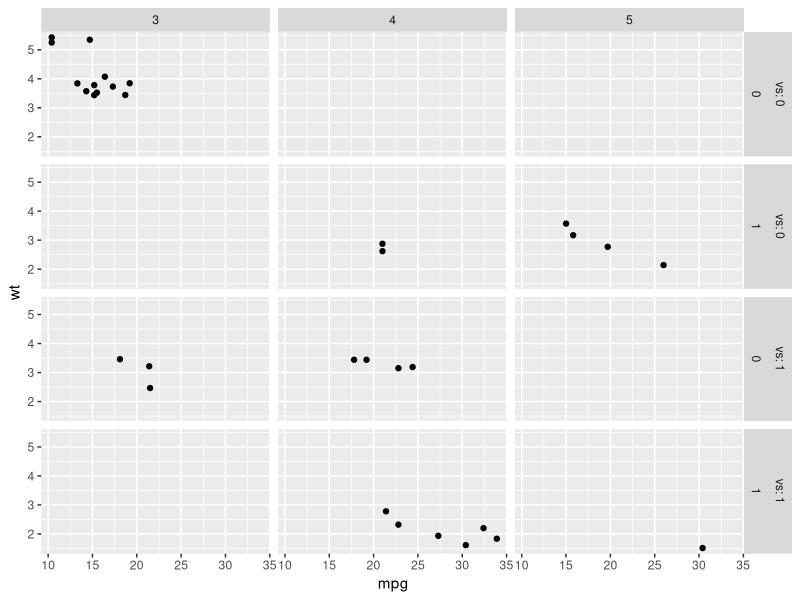
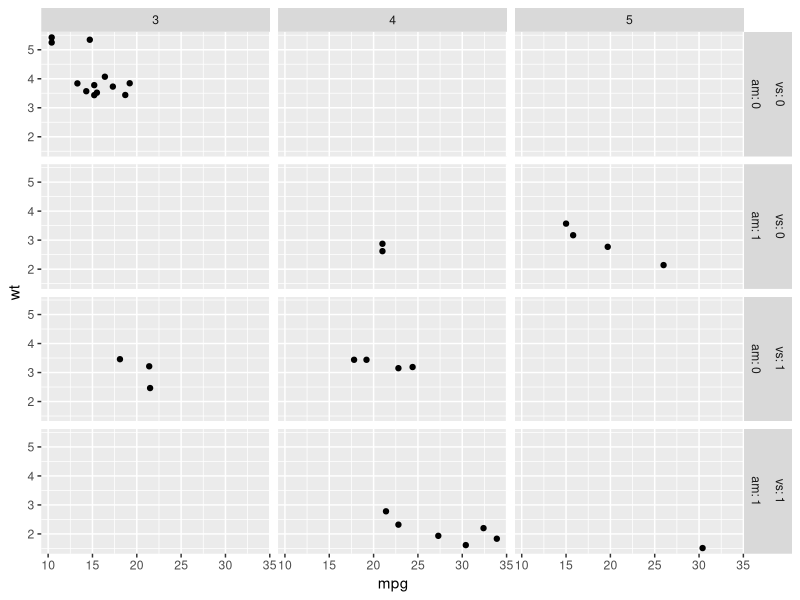
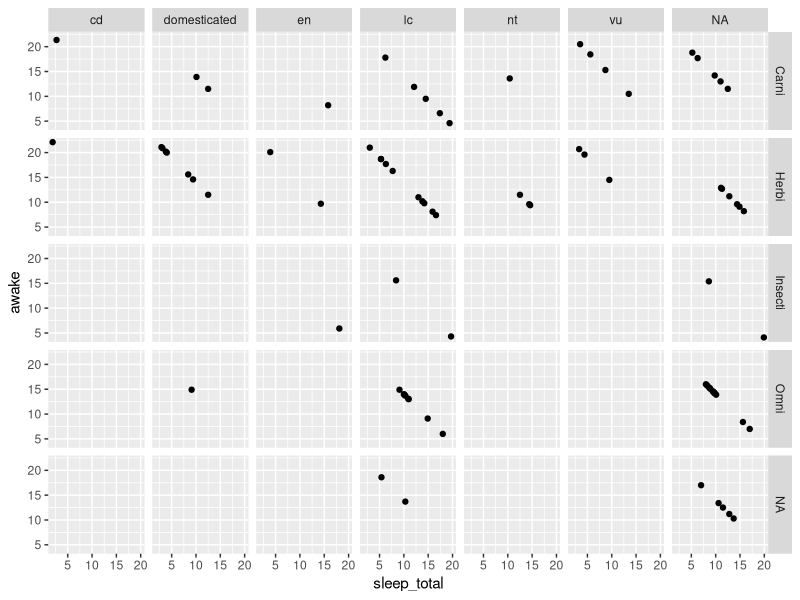
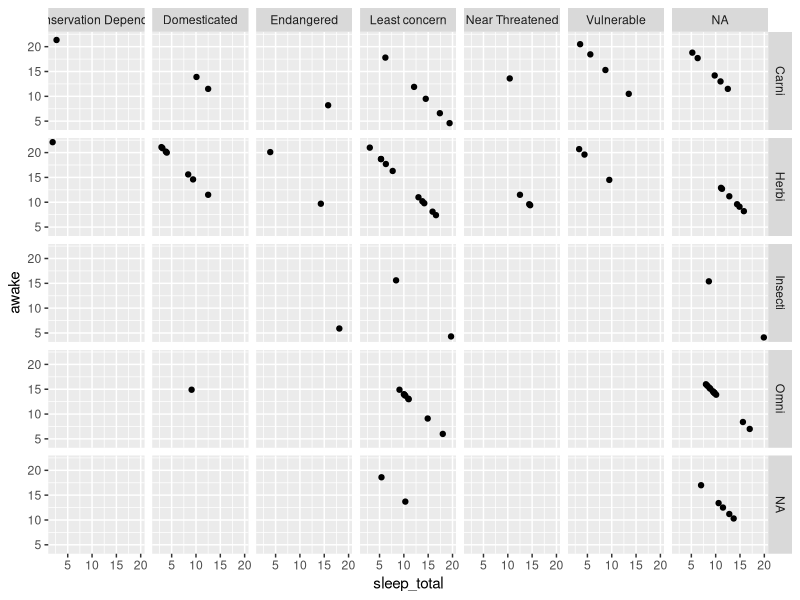
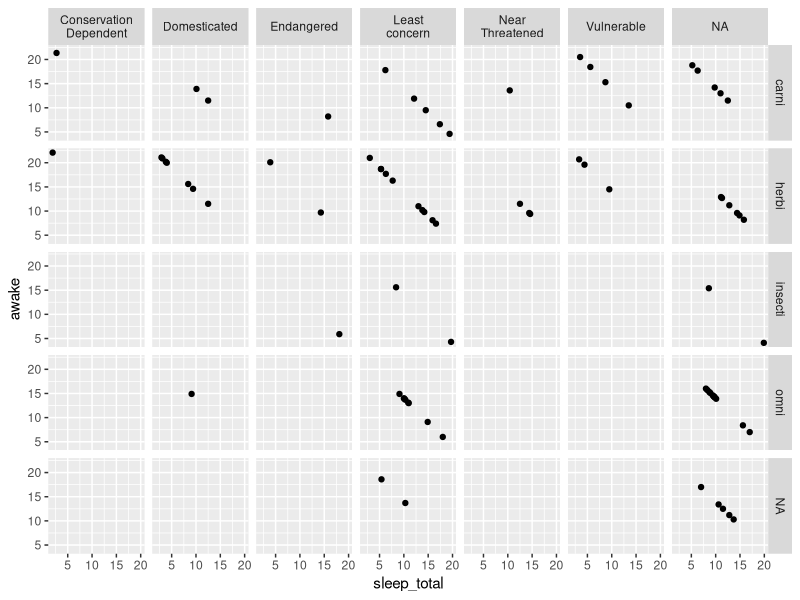
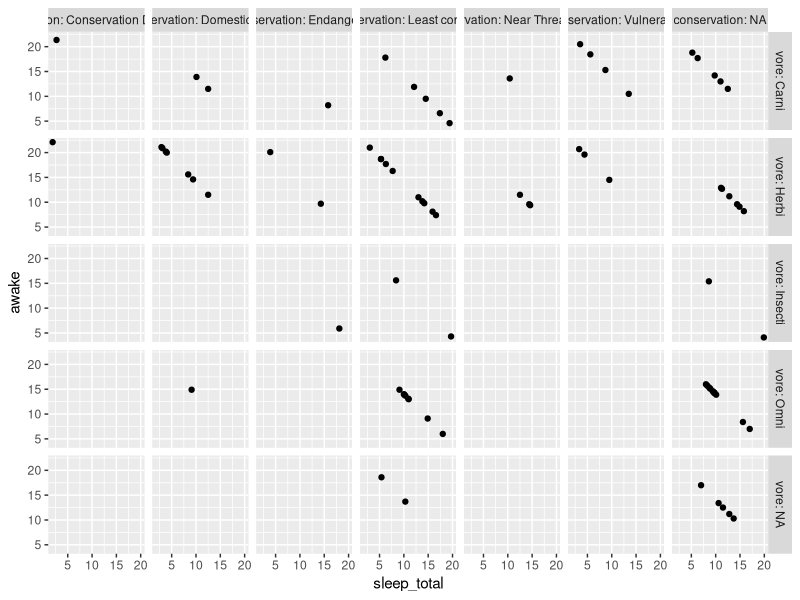
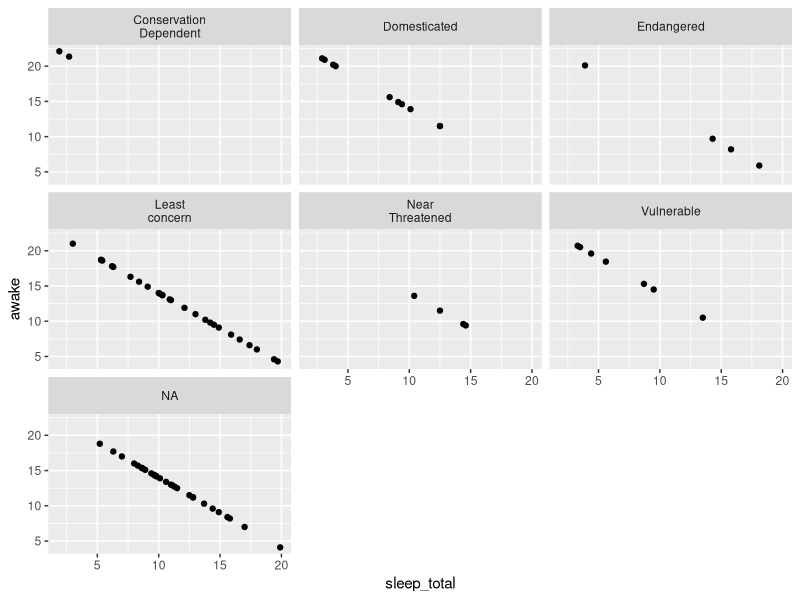

The R script that drew these images, in order:
# r2py crawler metadata
# package: ggplot2
# source_type: rd_example
# topic: labeller.Rd
# source_file: C:\Users\bened\AppData\Local\R\win-library\4.5\ggplot2\help
# lines: 63

suppressPackageStartupMessages(library(ggplot2))
p1 <- ggplot(mtcars, aes(x = mpg, y = wt)) + geom_point()

# You can assign different labellers to variables:
p1 + facet_grid(
  vs + am ~ gear,
  labeller = labeller(vs = label_both, am = label_value)
)

# Or whole margins:
p1 + facet_grid(
  vs + am ~ gear,
  labeller = labeller(.rows = label_both, .cols = label_value)
)

# You can supply functions operating on strings:
capitalize <- function(string) {
  substr(string, 1, 1) <- toupper(substr(string, 1, 1))
  string
}
p2 <- ggplot(msleep, aes(x = sleep_total, y = awake)) + geom_point()
p2 + facet_grid(vore ~ conservation, labeller = labeller(vore = capitalize))

# Or use character vectors as lookup tables:
conservation_status <- c(
  cd = "Conservation Dependent",
  en = "Endangered",
  lc = "Least concern",
  nt = "Near Threatened",
  vu = "Vulnerable",
  domesticated = "Domesticated"
)
## Source: http://en.wikipedia.org/wiki/Wikipedia:Conservation_status

p2 + facet_grid(vore ~ conservation, labeller = labeller(
  .default = capitalize,
  conservation = conservation_status
))

# In the following example, we rename the levels to the long form,
# then apply a wrap labeller to the columns to prevent cropped text
idx <- match(msleep$conservation, names(conservation_status))
msleep$conservation2 <- conservation_status[idx]

p3 <- ggplot(msleep, aes(x = sleep_total, y = awake)) + geom_point()
p3 +
  facet_grid(vore ~ conservation2,
    labeller = labeller(conservation2 = label_wrap_gen(10))
  )

# labeller() is especially useful to act as a global labeller. You
# can set it up once and use it on a range of different plots with
# different facet specifications.

global_labeller <- labeller(
  vore = capitalize,
  conservation = conservation_status,
  conservation2 = label_wrap_gen(10),
  .default = label_both
)

p2 + facet_grid(vore ~ conservation, labeller = global_labeller)
p3 + facet_wrap(~conservation2, labeller = global_labeller)
